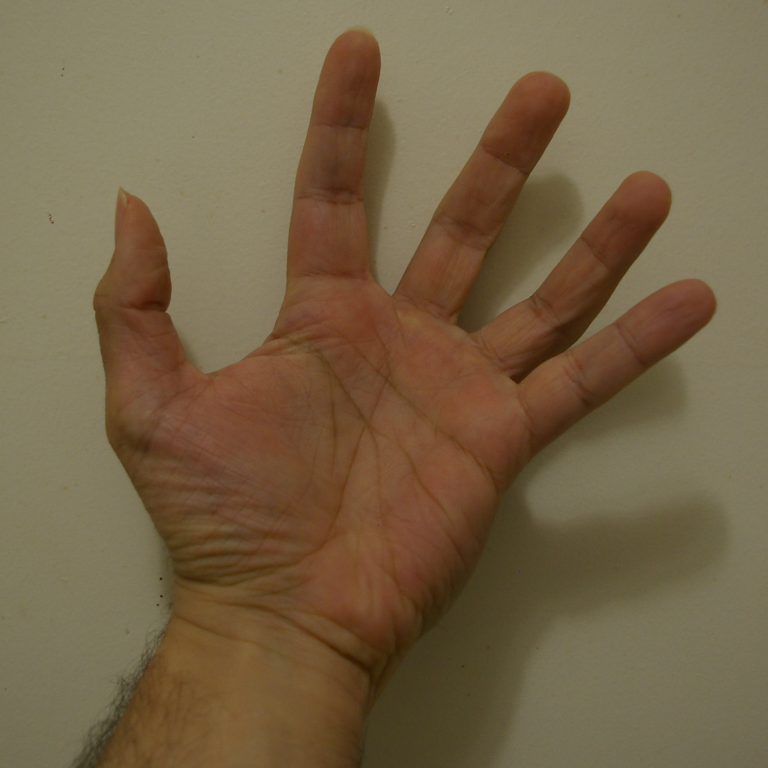
%> input picture blending1/img1.png, 1536 x 1536 px (shown at 1/2 size)
$ octave --eval "test1;"   (GNU Octave 9; MATLAB toolbox functions it lacks are replaced by stand-ins)
%> lines starting %> are read from the running program, lines starting %| are printed output that depends on the picture
### blending1/decompo1.m

%=======================================
% [] = decompo1()
%---------------------------------------
% Decomposition des images de main,
% oeil et masque en pyramides dans
% le dossier "decompo1"
%---------------------------------------
% Laman - 14/12/2021 - 17h28
%=======================================

function [] = decompo1()

img1 = double(imread('img1.png'));
img2 = double(imread('img2.png'));
img3 = double(imread('img3.png'));
[h0,w0,~] = size(img1); % 3*512 pxls
dimg1 = zeros(h0+h0/2,w0,3,'uint8');
dimg2 = zeros(h0+h0/2,w0,3,'uint8');
dimg3 = zeros(h0+h0/2,w0,3,'uint8');

if ~exist('decompo1','dir')
	mkdir('decompo1');
endif

%----------------------------- img1
[i1,d1] = demi1(img1);
[i2,d2] = demi1(i1);
[i3,d3] = demi1(i2);
[i4,d4] = demi1(i3);
[i5,d5] = demi1(i4);
[i6,d6] = demi1(i5);
[i7,d7] = demi1(i6);
[i8,d8] = demi1(i7);
dimg1(1:h0,1:w0,:) = uint8(d1+128);
dimg1((h0+1):end,1:w0/2,:) = uint8(d2+128);
dimg1((h0+1):(5*h0/4),(1+w0/2):(3*w0/4),:) = uint8(d3+128);
dimg1((h0+1):(9*h0/8),(1+3*w0/4):(7*w0/8),:) = uint8(d4+128);
dimg1((h0+1):(17*h0/16),(1+7*w0/8):(15*w0/16),:) = uint8(d5+128);
dimg1((h0+1):(33*h0/32),(1+15*w0/16):(31*w0/32),:) = uint8(d6+128);
dimg1((h0+1):(65*h0/64),(1+31*w0/32):(63*w0/64),:) = uint8(d7+128);
dimg1((h0+1):(129*h0/128),(1+63*w0/64):(127*w0/128),:) = uint8(d8+128);
dimg1((h0+1):(257*h0/256),(1+127*w0/128):(255*w0/256),:) = uint8(i8);
imwrite(dimg1,'decompo1/img1.png');

%----------------------------- img2
[i1,d1] = demi1(img2);
[i2,d2] = demi1(i1);
[i3,d3] = demi1(i2);
[i4,d4] = demi1(i3);
[i5,d5] = demi1(i4);
[i6,d6] = demi1(i5);
[i7,d7] = demi1(i6);
[i8,d8] = demi1(i7);
dimg2(1:h0,1:w0,:) = uint8(d1+128);
dimg2((h0+1):end,1:w0/2,:) = uint8(d2+128);
dimg2((h0+1):(5*h0/4),(1+w0/2):(3*w0/4),:) = uint8(d3+128);
dimg2((h0+1):(9*h0/8),(1+3*w0/4):(7*w0/8),:) = uint8(d4+128);
dimg2((h0+1):(17*h0/16),(1+7*w0/8):(15*w0/16),:) = uint8(d5+128);
dimg2((h0+1):(33*h0/32),(1+15*w0/16):(31*w0/32),:) = uint8(d6+128);
dimg2((h0+1):(65*h0/64),(1+31*w0/32):(63*w0/64),:) = uint8(d7+128);
dimg2((h0+1):(129*h0/128),(1+63*w0/64):(127*w0/128),:) = uint8(d8+128);
dimg2((h0+1):(257*h0/256),(1+127*w0/128):(255*w0/256),:) = uint8(i8);
imwrite(dimg2,'decompo1/img2.png');

%----------------------------- img3 = masque !
[i1,d1] = demi1(img3);
[i2,d2] = demi1(i1);
[i3,d3] = demi1(i2);
[i4,d4] = demi1(i3);
[i5,d5] = demi1(i4);
[i6,d6] = demi1(i5);
[i7,d7] = demi1(i6);
[i8,d8] = demi1(i7);
dimg3(1:h0,1:w0,:) = uint8(img3);
dimg3((h0+1):end,1:w0/2,:) = uint8(i1);
dimg3((h0+1):(5*h0/4),(1+w0/2):(3*w0/4),:) = uint8(i2);
dimg3((h0+1):(9*h0/8),(1+3*w0/4):(7*w0/8),:) = uint8(i3);
dimg3((h0+1):(17*h0/16),(1+7*w0/8):(15*w0/16),:) = uint8(i4);
dimg3((h0+1):(33*h0/32),(1+15*w0/16):(31*w0/32),:) = uint8(i5);
dimg3((h0+1):(65*h0/64),(1+31*w0/32):(63*w0/64),:) = uint8(i6);
dimg3((h0+1):(129*h0/128),(1+63*w0/64):(127*w0/128),:) = uint8(i7);
dimg3((h0+1):(257*h0/256),(1+127*w0/128):(255*w0/256),:) = uint8(i8);
imwrite(dimg3,'decompo1/img3.png');

endfunction

### blending1/demi1.m

%=======================================
% [img1,det1] = demi1(img0)
%---------------------------------------
% Decomposition d'une image 2k*2k*3
% img0 en deux images img1 et det1 :
% img1 : k*k*3 image reduite
% det1 : 2k*2k*3 detail (img0-img1)
%---------------------------------------
% Laman - 14/12/2021 - 17h40
%=======================================

function [img1,det1] = demi1(img0)

img1 = (img0(1:2:end,:,:)+img0(2:2:end,:,:))/2;
img1 = (img1(:,1:2:end,:)+img1(:,2:2:end,:))/2;
det1 = img0 - double1(img1);

endfunction

### blending1/double1.m

%=======================================
% [img1] = double1(img0)
%---------------------------------------
% Double la taille d'une image RVB
%---------------------------------------
% Laman - 14/12/2021 - 19h30
%=======================================

function [img1] = double1(img0)

img1 = [img0,img0;img0,img0];
img1(:,:,1) = kron(img0(:,:,1),ones(2));
img1(:,:,2) = kron(img0(:,:,2),ones(2));
img1(:,:,3) = kron(img0(:,:,3),ones(2));
img1 = imfilter(img1,[1,2,1]/4,'replicate');
img1 = imfilter(img1,[1;2;1]/4,'replicate');

endfunction

### blending1/recompo1.m

%=======================================
% [] = recompo1()
%---------------------------------------
% Recomposition des images de main,
% oeil et masque en pyramides dans
% le dossier "recompo1" (animation)
%---------------------------------------
% Laman - 14/12/2021 - 18h15
%=======================================

function [] = recompo1()

dimg1 = double(imread('decompo1/img1.png'));
dimg2 = double(imread('decompo1/img2.png'));
dimg3 = double(imread('decompo1/img3.png'));
[h0,w0,~] = size(dimg1);
h0 = 2*h0/3;

if ~exist('recompo1','dir')
	mkdir('recompo1');
endif

% 1
i1 = dimg1((h0+1):(257*h0/256),(1+127*w0/128):(255*w0/256),:);
i2 = dimg2((h0+1):(257*h0/256),(1+127*w0/128):(255*w0/256),:);
m = dimg3((h0+1):(257*h0/256),(1+127*w0/128):(255*w0/256),:)/255;
i3a = (1-m).*i1 + m.*i2;
% 2
i1 = double1(i1);
i2 = double1(i2);
i3a = double1(i3a);
d1 = dimg1((h0+1):(129*h0/128),(1+63*w0/64):(127*w0/128),:)-128;
d2 = dimg2((h0+1):(129*h0/128),(1+63*w0/64):(127*w0/128),:)-128;
m = dimg3((h0+1):(129*h0/128),(1+63*w0/64):(127*w0/128),:)/255;
i1 = i1 + d1;
i2 = i2 + d2;
i3b = (1-m).*i1 + m.*i2;
i3a = i3a + (1-m).*d1 + m.*d2;
% 3
i1 = double1(i1);
i2 = double1(i2);
i3a = double1(i3a);
i3b = double1(i3b);
d1 = dimg1((h0+1):(65*h0/64),(1+31*w0/32):(63*w0/64),:)-128;
d2 = dimg2((h0+1):(65*h0/64),(1+31*w0/32):(63*w0/64),:)-128;
m = dimg3((h0+1):(65*h0/64),(1+31*w0/32):(63*w0/64),:)/255;
i1 = i1 + d1;
i2 = i2 + d2;
i3c = (1-m).*i1 + m.*i2;
i3b = i3b + (1-m).*d1 + m.*d2;
i3a = i3a + (1-m).*d1 + m.*d2;
% 4
i1 = double1(i1);
i2 = double1(i2);
i3a = double1(i3a);
i3b = double1(i3b);
i3c = double1(i3c);
d1 = dimg1((h0+1):(33*h0/32),(1+15*w0/16):(31*w0/32),:)-128;
d2 = dimg2((h0+1):(33*h0/32),(1+15*w0/16):(31*w0/32),:)-128;
m = dimg3((h0+1):(33*h0/32),(1+15*w0/16):(31*w0/32),:)/255;
i1 = i1 + d1;
i2 = i2 + d2;
i3d = (1-m).*i1 + m.*i2;
i3c = i3c + (1-m).*d1 + m.*d2;
i3b = i3b + (1-m).*d1 + m.*d2;
i3a = i3a + (1-m).*d1 + m.*d2;
% 5
i1 = double1(i1);
i2 = double1(i2);
i3a = double1(i3a);
i3b = double1(i3b);
i3c = double1(i3c);
i3d = double1(i3d);
d1 = dimg1((h0+1):(17*h0/16),(1+7*w0/8):(15*w0/16),:)-128;
d2 = dimg2((h0+1):(17*h0/16),(1+7*w0/8):(15*w0/16),:)-128;
m = dimg3((h0+1):(17*h0/16),(1+7*w0/8):(15*w0/16),:)/255;
i1 = i1 + d1;
i2 = i2 + d2;
i3e = (1-m).*i1 + m.*i2;
i3d = i3d + (1-m).*d1 + m.*d2;
i3c = i3c + (1-m).*d1 + m.*d2;
i3b = i3b + (1-m).*d1 + m.*d2;
i3a = i3a + (1-m).*d1 + m.*d2;
% 6
i1 = double1(i1);
i2 = double1(i2);
i3a = double1(i3a);
i3b = double1(i3b);
i3c = double1(i3c);
i3d = double1(i3d);
i3e = double1(i3e);
d1 = dimg1((h0+1):(9*h0/8),(1+3*w0/4):(7*w0/8),:)-128;
d2 = dimg2((h0+1):(9*h0/8),(1+3*w0/4):(7*w0/8),:)-128;
m = dimg3((h0+1):(9*h0/8),(1+3*w0/4):(7*w0/8),:)/255;
i1 = i1 + d1;
i2 = i2 + d2;
i3f = (1-m).*i1 + m.*i2;
i3e = i3e + (1-m).*d1 + m.*d2;
i3d = i3d + (1-m).*d1 + m.*d2;
i3c = i3c + (1-m).*d1 + m.*d2;
i3b = i3b + (1-m).*d1 + m.*d2;
i3a = i3a + (1-m).*d1 + m.*d2;
% 7
i1 = double1(i1);
i2 = double1(i2);
i3a = double1(i3a);
i3b = double1(i3b);
i3c = double1(i3c);
i3d = double1(i3d);
i3e = double1(i3e);
i3f = double1(i3f);
d1 = dimg1((h0+1):(5*h0/4),(1+w0/2):(3*w0/4),:)-128;
d2 = dimg2((h0+1):(5*h0/4),(1+w0/2):(3*w0/4),:)-128;
m = dimg3((h0+1):(5*h0/4),(1+w0/2):(3*w0/4),:)/255;
i1 = i1 + d1;
i2 = i2 + d2;
i3g = (1-m).*i1 + m.*i2;
i3f = i3f + (1-m).*d1 + m.*d2;
i3e = i3e + (1-m).*d1 + m.*d2;
i3d = i3d + (1-m).*d1 + m.*d2;
i3c = i3c + (1-m).*d1 + m.*d2;
i3b = i3b + (1-m).*d1 + m.*d2;
i3a = i3a + (1-m).*d1 + m.*d2;
% 8
i1 = double1(i1);
i2 = double1(i2);
i3a = double1(i3a);
i3b = double1(i3b);
i3c = double1(i3c);
i3d = double1(i3d);
i3e = double1(i3e);
i3f = double1(i3f);
i3g = double1(i3g);
d1 = dimg1((h0+1):end,1:w0/2,:)-128;
d2 = dimg2((h0+1):end,1:w0/2,:)-128;
m = dimg3((h0+1):end,1:w0/2,:)/255;
i1 = i1 + d1;
i2 = i2 + d2;
i3h = (1-m).*i1 + m.*i2;
i3g = i3g + (1-m).*d1 + m.*d2;
i3f = i3f + (1-m).*d1 + m.*d2;
i3e = i3e + (1-m).*d1 + m.*d2;
i3d = i3d + (1-m).*d1 + m.*d2;
i3c = i3c + (1-m).*d1 + m.*d2;
i3b = i3b + (1-m).*d1 + m.*d2;
i3a = i3a + (1-m).*d1 + m.*d2;
% 9
i1 = double1(i1);
i2 = double1(i2);
i3a = double1(i3a);
i3b = double1(i3b);
i3c = double1(i3c);
i3d = double1(i3d);
i3e = double1(i3e);
i3f = double1(i3f);
i3g = double1(i3g);
i3h = double1(i3h);
d1 = dimg1(1:h0,1:w0,:)-128;
d2 = dimg2(1:h0,1:w0,:)-128;
m = dimg3(1:h0,1:w0,:)/255;
i1 = i1 + d1;
i2 = i2 + d2;
i3i = (1-m).*i1 + m.*i2;
i3h = i3h + (1-m).*d1 + m.*d2;
i3g = i3g + (1-m).*d1 + m.*d2;
i3f = i3f + (1-m).*d1 + m.*d2;
i3e = i3e + (1-m).*d1 + m.*d2;
i3d = i3d + (1-m).*d1 + m.*d2;
i3c = i3c + (1-m).*d1 + m.*d2;
i3b = i3b + (1-m).*d1 + m.*d2;
i3a = i3a + (1-m).*d1 + m.*d2;

imwrite(uint8(i3i),'recompo1/img01.png');
imwrite(uint8(i3h),'recompo1/img02.png');
imwrite(uint8(i3g),'recompo1/img03.png');
imwrite(uint8(i3f),'recompo1/img04.png');
imwrite(uint8(i3e),'recompo1/img05.png');
imwrite(uint8(i3d),'recompo1/img06.png');
imwrite(uint8(i3c),'recompo1/img07.png');
imwrite(uint8(i3b),'recompo1/img08.png');
imwrite(uint8(i3a),'recompo1/img09.png');

endfunction

### blending1/poisson1.m

%=======================================
% [] = poisson1()
%---------------------------------------
% Test fusion d'images par integration
% de gradients. Les resultats sont dans
% le dossier "poisson1"
%---------------------------------------
% Laman - 15/12/2021 - 17h50 (IGN)
%=======================================

function [] = poisson1()

img1 = double(imread('img1.png'));
img2 = double(imread('img2.png'));
m = double(imread('img3.png')(:,:,1))/255;
[gx1r,gy1r] = gradient(img1(:,:,1));
[gx1v,gy1v] = gradient(img1(:,:,2));
[gx1b,gy1b] = gradient(img1(:,:,3));
[gx2r,gy2r] = gradient(img2(:,:,1));
[gx2v,gy2v] = gradient(img2(:,:,2));
[gx2b,gy2b] = gradient(img2(:,:,3));
[h0,w0] = size(m);

gxr = (1-m).*gx1r + m.*gx2r;
gxv = (1-m).*gx1v + m.*gx2v;
gxb = (1-m).*gx1b + m.*gx2b;
gyr = (1-m).*gy1r + m.*gy2r;
gyv = (1-m).*gy1v + m.*gy2v;
gyb = (1-m).*gy1b + m.*gy2b;
imr = (1-m).*img1(:,:,1) + m.*img2(:,:,1);
imv = (1-m).*img1(:,:,2) + m.*img2(:,:,2);
imb = (1-m).*img1(:,:,3) + m.*img2(:,:,3);

clear img1 img2 m;
clear gx1r gx1v gx1b gx2r gx2v gx2b;
clear gy1r gy1v gy1b gy2r gy2v gy2b;

mr = mean(imr(:)); % a
mv = mean(imv(:)); % s
mb = mean(imb(:)); % t
sr = std(imr(:));  % u
sv = std(imv(:));  % c
sb = std(imb(:));  % e

gxr = fftshift(fft2(gxr));
gxv = fftshift(fft2(gxv));
gxb = fftshift(fft2(gxb));
gyr = fftshift(fft2(gyr));
gyv = fftshift(fft2(gyv));
gyb = fftshift(fft2(gyb));
imr = fftshift(fft2(imr));
imv = fftshift(fft2(imv));
imb = fftshift(fft2(imb));
x = (1:w0)/w0 - 0.5;
y = (1:h0)/h0 - 0.5;
[x,y] = meshgrid(x,y);
r = x.^2 + y.^2;
L = 2.^(-(0:15));

if ~exist('poisson1','dir')
	mkdir('poisson1');
endif

for k = 1:length(L)
	t = zeros(h0,w0,3);
  i = complex(0,1);
	u = L(k)*imr - 2*i*pi*(x.*gxr + y.*gyr);
	u = u./(L(k) + 4*pi*pi*r);
  u = real(ifft2(ifftshift(u)));
  mu = mean(u(:));
  su = std(u(:));
	t(:,:,1) = sr*(u - mu)/su + mr;
	u = L(k)*imv - 2*i*pi*(x.*gxv + y.*gyv);
	u = u./(L(k) + 4*pi*pi*r);
	u = real(ifft2(ifftshift(u)));
  mu = mean(u(:));
  su = std(u(:));
	t(:,:,2) = sv*(u - mu)/su + mv;
	u = L(k)*imb - 2*i*pi*(x.*gxb + y.*gyb);
	u = u./(L(k) + 4*pi*pi*r);
	u = real(ifft2(ifftshift(u)));
  mu = mean(u(:));
  su = std(u(:));
	t(:,:,3) = sb*(u - mu)/su + mb;
	n = num2str(1000+k);
	n = ['poisson1/img',n(2:end),'.png'];
	imwrite(uint8(t),n);
endfor

endfunction

### blending1/test1.m

%=======================================
% [] = test1()
%---------------------------------------
% Test de blending faisant intervenir :
% img1.png img2.png img3.png
% double1.m
% demi1.m
% decompo1.m
% recompo1.m
% poisson1.m
%---------------------------------------
% Laman - 14/12/2021 - 19h00
%=======================================

function [] = test1()

tic;
pkg load image;
decompo1;
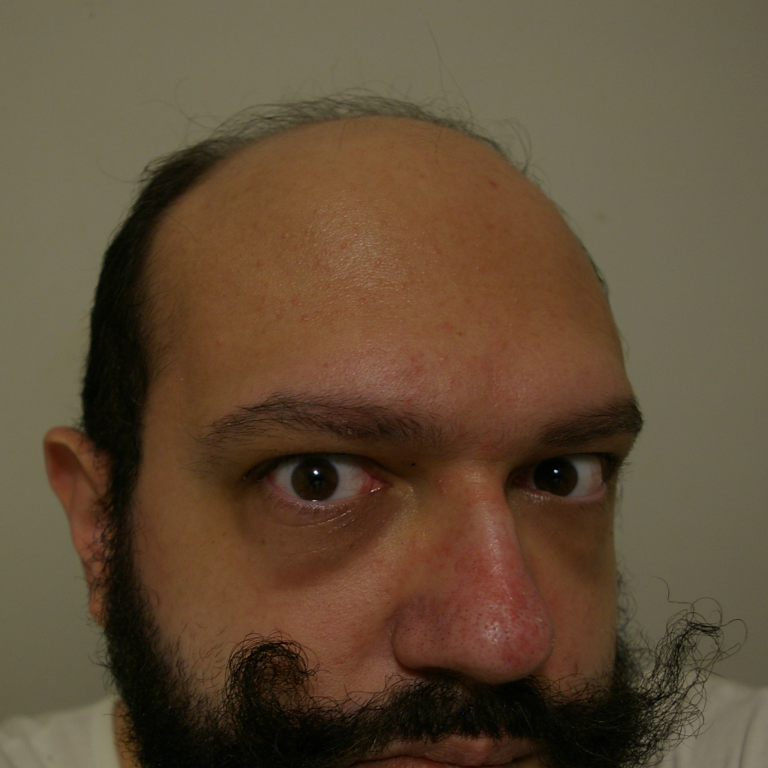
%> input picture blending1/img2.png, 1536 x 1536 px (shown at 1/2 size)
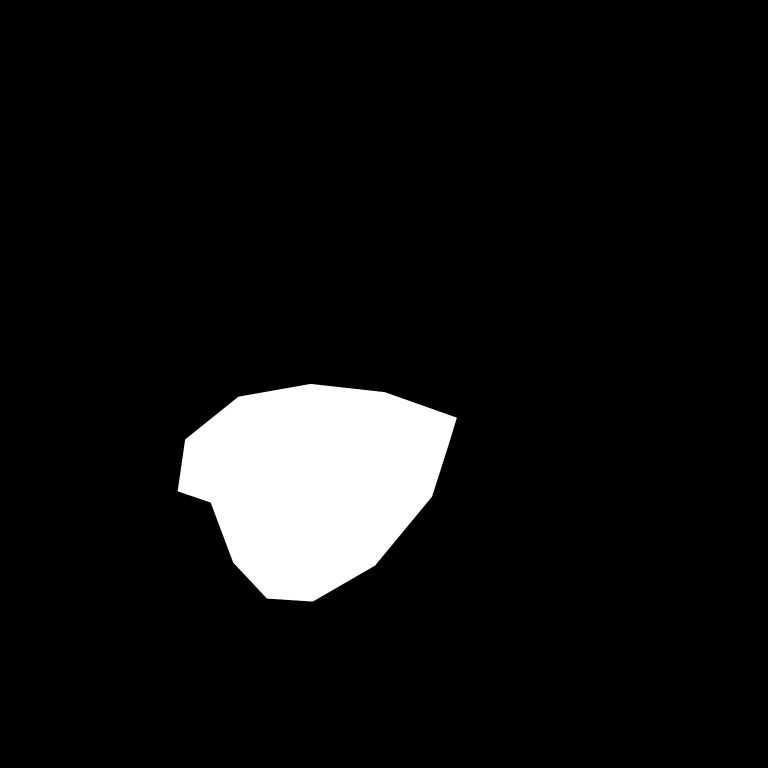
%> input picture blending1/img3.png, 1536 x 1536 px (shown at 1/2 size)
%> in double1 (call 5), `img1 = [img0,img0;img0,img0];`:
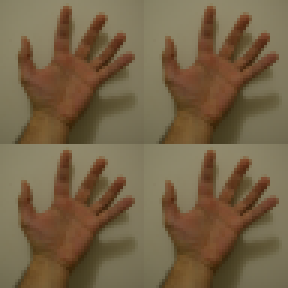
%> img1: size 96x96x3 double (shown 3 times larger); mean R, G, B 117.8, 99.1, 70.8; mean of the top-left, top-right, bottom-left and bottom-right quarters 95.9, 95.9, 95.9, 95.9
%> in demi1 (call 5), `det1 = img0 - double1(img1);`:
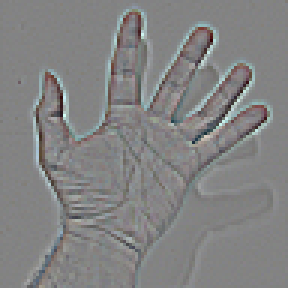
%> det1: size 96x96x3 double (shown 3 times larger); mean R, G, B 0, 0, 0; drawn with min black and max white
%> in decompo1, `dimg1((h0+1):end,1:w0/2,:) = uint8(d2+128);`:
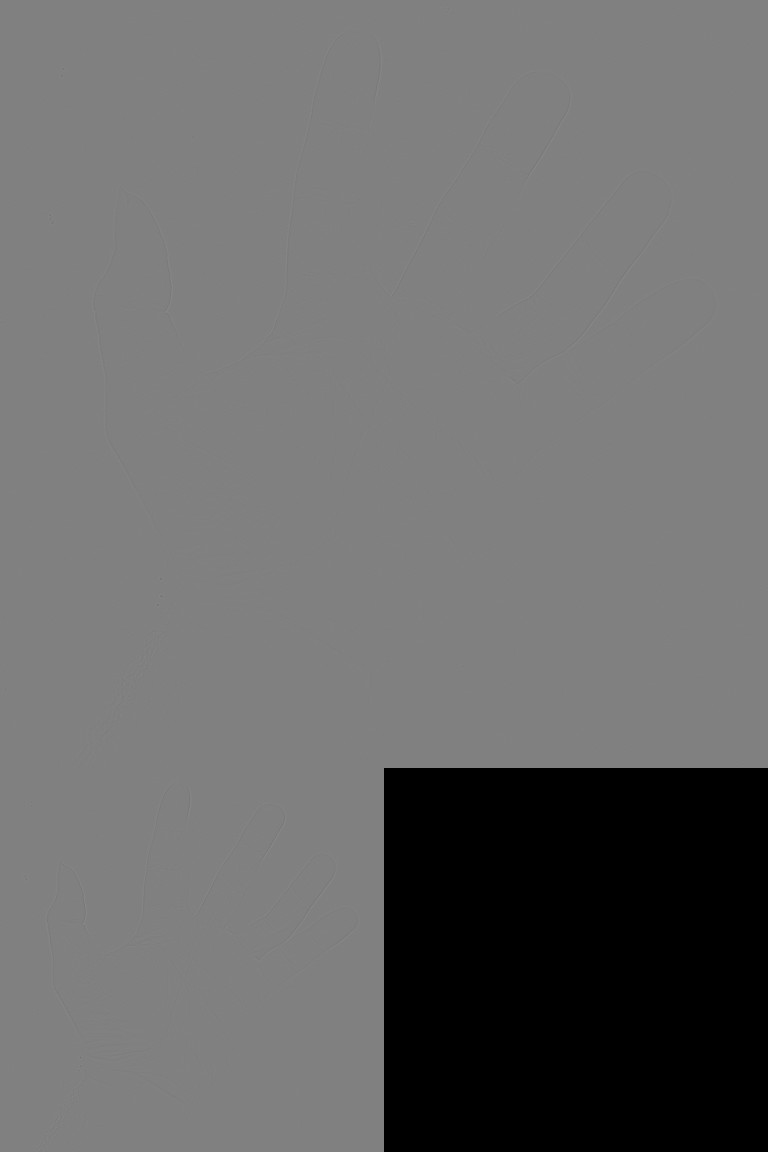
%> dimg1: size 2304x1536x3 uint8 (shown at 1/2 size); mean R, G, B 106.7, 106.7, 106.7
%> in decompo1, `imwrite(dimg3,'decompo1/img3.png');`:
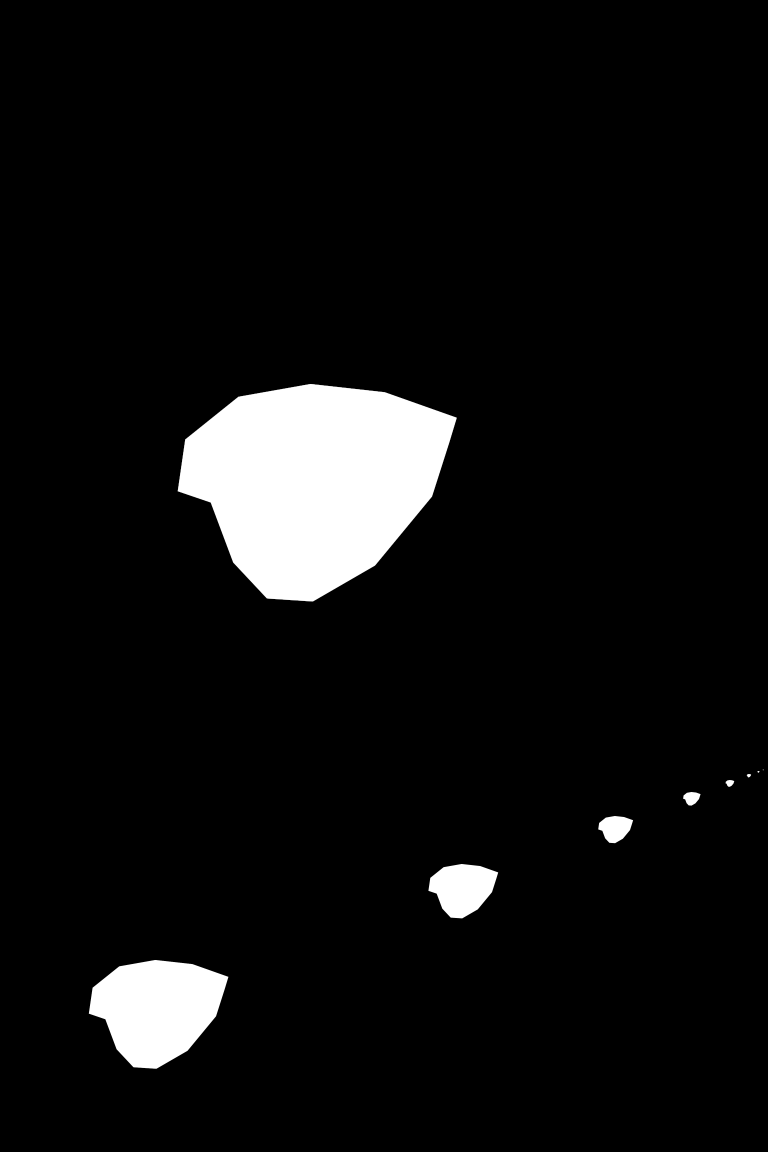
%> saved as img3.png: size 2304x1536x3 uint8 (shown at 1/2 size); min 0, max 255, mean 16
s = toc;
fprintf('\n -1-  Decomposition : %i sec\n',round(s));
recompo1;
%> in recompo1, `i1 = double1(i1);`:
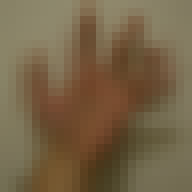
%> i1: size 24x24x3 double (shown 8 times larger); mean R, G, B 117.8, 99.2, 70.8; mean of the top-left, top-right, bottom-left and bottom-right quarters 110, 100.5, 87, 86.3
s = toc - s;
fprintf('\n -1-  Recomposition : %i sec\n',round(s));
poisson1;
%> in poisson1, `mr = mean(imr(:));`: mr = 115.3
%> in poisson1, `mv = mean(imv(:));`: mv = 97.32
%> in poisson1, `mb = mean(imb(:));`: mb = 69.63
%> in poisson1, `sr = std(imr(:));`: sr = 23.42
%> in poisson1, `sv = std(imv(:));`: sv = 31.31
%> in poisson1, `sb = std(imb(:));`: sb = 30.71
s = toc - s;
fprintf('\n -2-  Methode Poisson : %i sec\n\n',round(s));

endfunction
%> (the run ends here)
